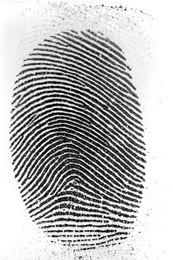
%> input picture Assignment 4/fingerprint.jpg, 173 x 260 px, shrunk from 320 x 480 before the run
$ octave Assignment_4.m   (GNU Octave 9; MATLAB toolbox functions it lacks are replaced by stand-ins)
%> lines starting %> are read from the running program, lines starting %| are printed output that depends on the picture
### Assignment 4/salt_and_pepper.m
% The function adds salt and pepper noise to input image
function [out] = salt_and_pepper(img, level)
% img: Input image on which noise is to be added
% level: The level of noise
%
% out: Output image

[row, col] = size(img);
noise_function = randi(255, row, col);

out = img;

% Adding salt and pepper noise
out(noise_function<=level) = 0;
out(noise_function>=255-level) = 255;

end

### Assignment 4/median_filter.m
% The function removes noise using median filter
function [out] = median_filter(img, filter_size)
% img: Input image on which noise is to be added
% filter_size: The size of the median filter
% out: Output image

[row, col] = size(img);
out = img;

for i = 1+floor(filter_size/2):row - floor(filter_size/2)
    for j = 1+floor(filter_size/2):col - floor(filter_size/2)
        x_start = i - floor(filter_size/2);
        y_start = j - floor(filter_size/2);

        x_end = i + floor(filter_size/2);
        y_end = j + floor(filter_size/2);

        % Replacing with the median value
        img_section = img(x_start:x_end, y_start:y_end);
        out(i,j) = median(img_section, 'all');
    end
end

end

### Assignment 4/contraharmonic_mean.m
% The function removes noise using median filter
function [out] = contraharmonic_mean(img, filter_size, Q)
% img: Input image on which noise is to be added
% filter_size: The size of the median filter
% Q: The order of the filter
% out: Output image

[row, col] = size(img);
out = img;

for i = 1+floor(filter_size/2):row - floor(filter_size/2)
    for j = 1+floor(filter_size/2):col - floor(filter_size/2)
        x_start = i - floor(filter_size/2);
        y_start = j - floor(filter_size/2);

        x_end = i + floor(filter_size/2);
        y_end = j + floor(filter_size/2);

        img_section = img(x_start:x_end, y_start:y_end);

        % Finding the contraharmonic mean
        num = sum(sum(img_section.^(Q+1)));
        den = sum(sum(img_section.^(Q)));

        out(i,j) = num / den;
    end
end

end

### Assignment 4/Assignment_4.m
%NAME: Vatsalya Chaubey
%INST: IIT, Bhubaneswar
%DATE: 23.10.2020
%CATEGORY: Btech
%BRANCH: Electronics and Communication
%Roll Number: 17EC01044

%% Image and Video Processing Assignment - 4

clc;
clear all;
close all;

%% Question 1: Salt and Pepper Noise
% <include>salt_and_pepper.m</include>

%% Salt and Pepper Noise addition example
% The salt and pepper noise is added to an image

% Read the input image
% Read the input image as a double
orig_img = imread('fingerprint.jpg');
%> orig_img is the input picture: size 260x173x3 uint8; min 0, max 255, mean 182.3
orig_img = rgb2gray(orig_img);
%> orig_img: size 260x173 uint8
img = double(orig_img);

% Salt and Pepper Noise addition
out = salt_and_pepper(img, 10);
out = mat2gray(out);

figure('Name', 'Salt and Pepper');
subplot(121)
imshow(orig_img);
title('Original Image');

subplot(122)
imshow(out);
title('Noisy Image');


%% Question 2: Median Filter
% <include>median_filter.m</include>

%% Noise removal using Median filter
% This demonstrates removal of salt and pepper noise using a median filter

% Read the input image
% Read the input image as a double
orig_img = imread('fingerprint.jpg');
orig_img = rgb2gray(orig_img);
img = double(orig_img);

% Salt and Pepper Noise addition
out = salt_and_pepper(img, 10);
%> call 2 of salt_and_pepper, with level = 10
%> in salt_and_pepper (call 2), `out(noise_function>=255-level) = 255;`:
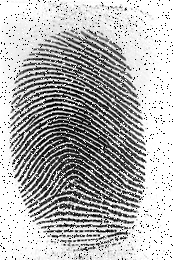
%> out: size 260x173 double; min 0, max 255, mean 178.5
out = mat2gray(out);

% Median filtering
out1 = median_filter(out, 3);
%> after the loop in median_filter, `for i = 1+floor(filter_size/2):row - floor(filter_size/2)`:
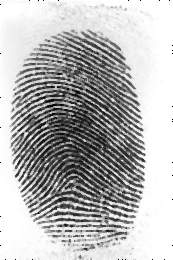
%> out: size 260x173 double; min 0, max 1, mean 0.713
out1 = mat2gray(out1);

figure('Name', 'Median Filtering');
subplot(131)
imshow(orig_img);
title('Original Image');

subplot(132)
imshow(out);
title('Noisy Image');

subplot(133)
imshow(out1);
title('Median filtered image (Size = 3)');

%% Question 3: Contraharmonic mean filter
% <include>contraharmonic_mean.m</include>

%% Noise removal using Contraharmonic mean filter
% This demonstrates removal of salt and pepper noise using a contraharmonic
% mean filter

% Read the input image
% Read the input image as a double
orig_img = imread('fingerprint.jpg');
orig_img = rgb2gray(orig_img);
img = double(orig_img);

% Salt and Pepper Noise addition
out = salt_and_pepper(img, 10);
%> call 3 of salt_and_pepper, with level = 10
%> in salt_and_pepper (call 3), `out(noise_function>=255-level) = 255;`:
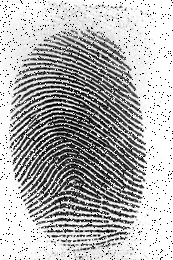
%> out: size 260x173 double; min 0, max 255, mean 178.4
out = mat2gray(out);

% Contraharmonic mean filtering with positive Q
out1 = contraharmonic_mean(out, 3, 1);
%> after the loop in contraharmonic_mean, `for i = 1+floor(filter_size/2):row - floor(filter_size/2)`:
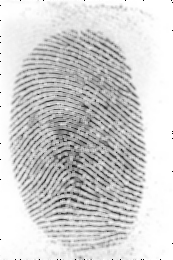
%> out: size 260x173 double; min 0, max 1, mean 0.817
out1 = mat2gray(out1);

% Contraharmonic mean filtering with negative Q
out2 = contraharmonic_mean(out, 3, -1);
%> call 2 of contraharmonic_mean, with filter_size = 3, Q = -1
%> after the loop in contraharmonic_mean (call 2), `for i = 1+floor(filter_size/2):row - floor(filter_size/2)`:
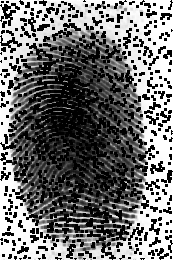
%> out: size 260x173 double; min 0, max 1, mean 0.44
out2 = mat2gray(out2);

figure('Name', 'Contraharmonic Mean Filtering');
subplot(221)
imshow(orig_img);
title('Original Image');

subplot(222)
imshow(out);
title('Noisy Image');

subplot(223)
imshow(out1);
title('Contraharmonic Mean Filtering (Q=1)');

subplot(224)
imshow(out2);
title('Contraharmonic Mean Filtering (Q = -1)');


%% Conclusion
% This experiment demonstrates how impulse noise (salt and pepper) can be
% added to an image. We also learnt how such impulse noises can be removed
% using median and contraharmonic mean filters. Contraharmonic mean filter
% is very senstitive to the value of Q or the order. The positive value of
% Q can be used to remove pepper noise and the negative value can be used
% to remove salt noise, but not both simultaneously.
